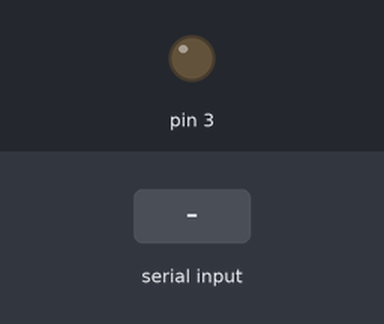
Recording of a sketch running on a simulated Arduino Uno, built with avr-gcc and run on an emulated ATmega328P. Shown: output pins drawn as LEDs (lit = HIGH). The inputs (shaded band) are chosen by the test bench.

Above: at 1.2 s.
1.3 s: "1\n" received over Serial
At 2.3 s:
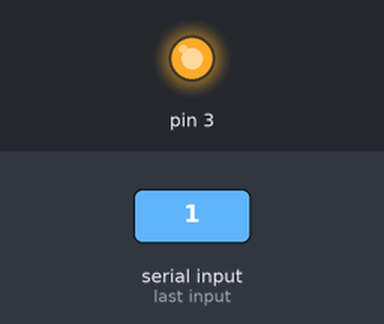
2.9 s: "90,45\n" received over Serial
At 3.7 s:
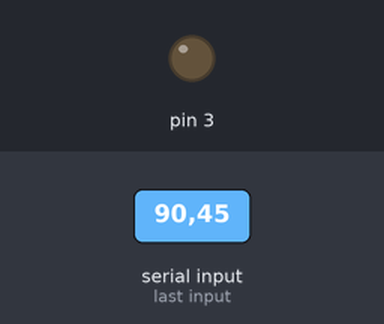
Timing chart, 0 to 5.9 s (numbered marks = the images above; inputs shaded):
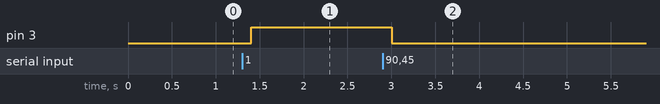

The sketch:

C264_project2.ino
```cpp
void setup(){
  Serial.begin(9600);
  Serial.setTimeout(100);
  pinMode(3 , OUTPUT);
}

void loop(){
  if (Serial.available()){
    int state = Serial.readString().toInt();

    if (state  ==  1){
      digitalWrite(3,HIGH);
    }
    else{
      digitalWrite(3,LOW);
    }
  }
  delay(10);
}
```

Measured:
- after the input at 1.3 s, pin 3: LOW → HIGH after 0.10 s
- after the input at 2.9 s, pin 3: HIGH → LOW after 0.11 s
